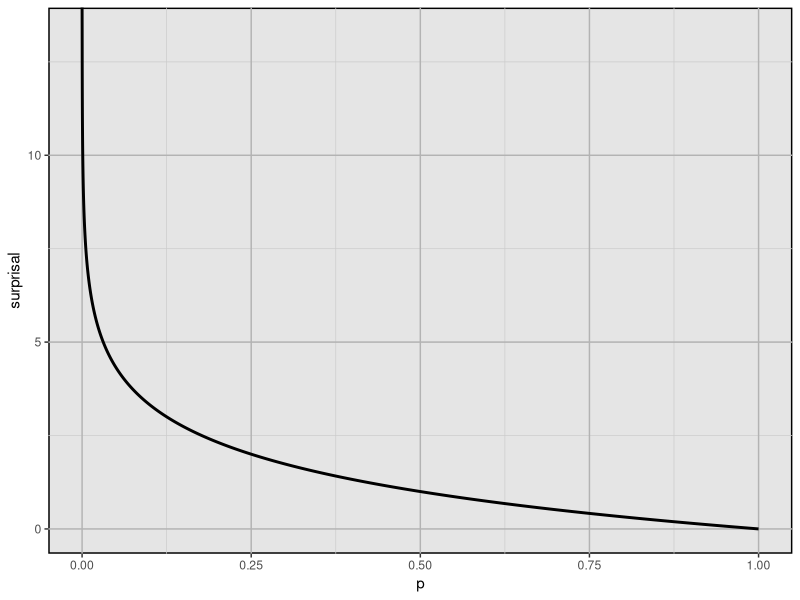

Generate this figure with R:
## ---- chunk 1
library(dplyr)
library(tidyr)
library(ggplot2)

surprisal <- function(p) log(1/p, 2)

theme_sp <- function() {
  theme(
    panel.background = element_rect(
      fill = "grey90",
      color = "black",
      linewidth = 1
    ),
    panel.grid.major = element_line(color = "grey70"),
    panel.grid.minor = element_line(color = "grey80"),
  )
}

## ---- chunk 2
data.frame(x = seq(0, 1, 0.0001)) %>% 
  mutate(y = surprisal(x)) %>% 
  ggplot(aes(x = x, y = y)) +
  geom_line(size = 1) +
  labs(x = "p", y = "surprisal") +
  theme_sp()

